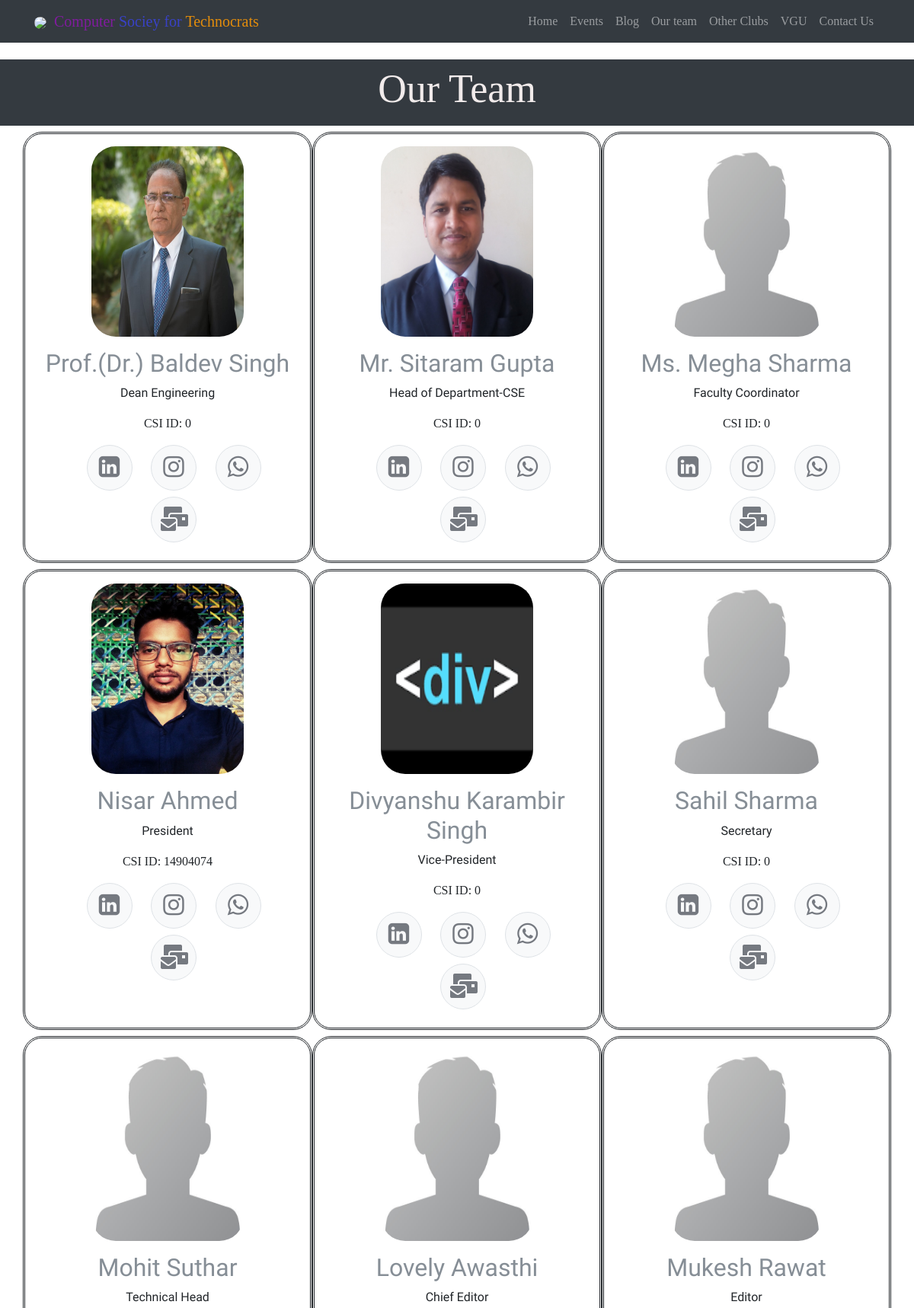
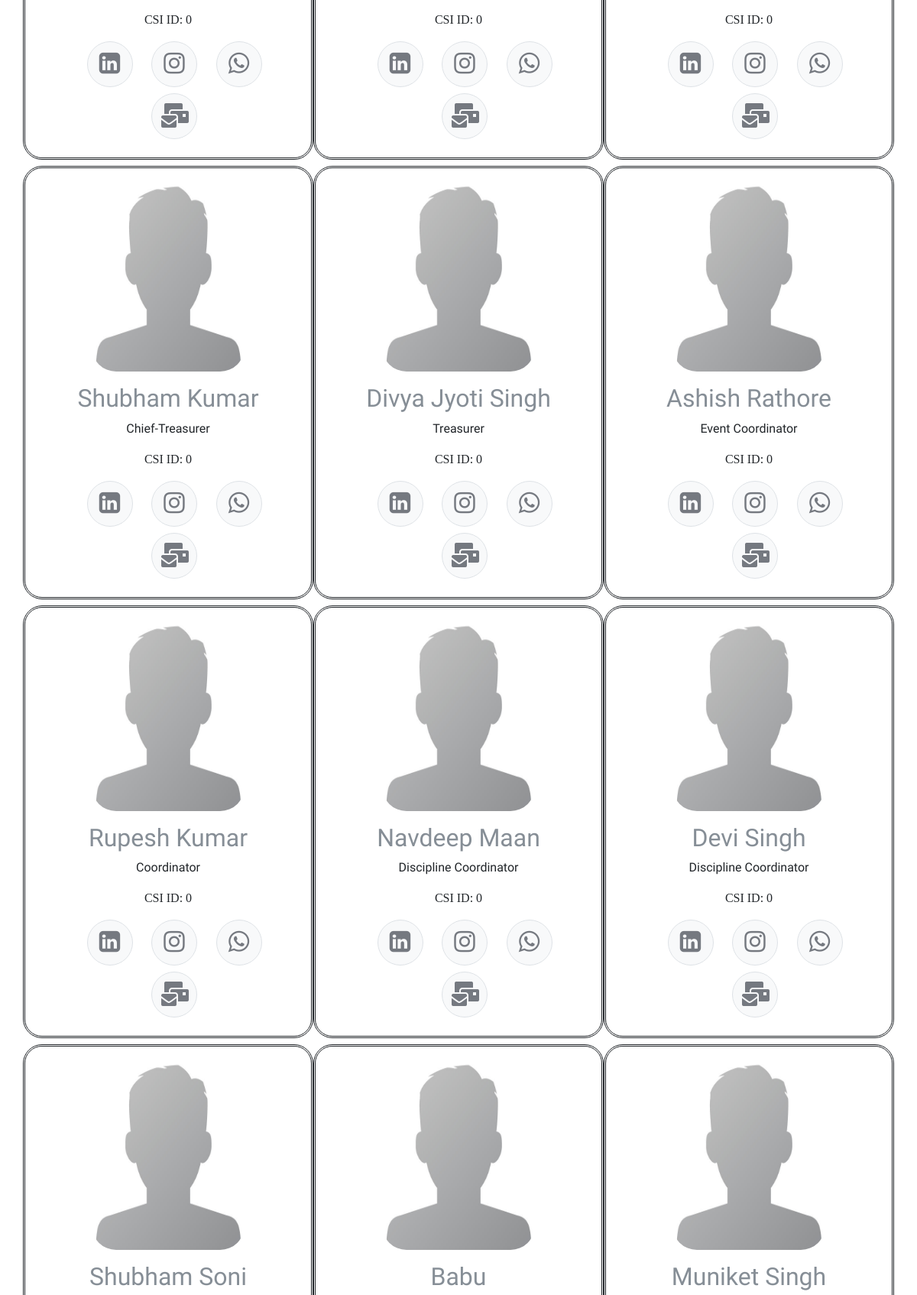
Page /team/ (upper part) on the committed database (2 pictures, top to bottom).
### csi/models.py (models this page shows, shortened)
class Team(models.Model):
    member_id = models.IntegerField(default=0)
    member_name = models.CharField(max_length=50)
    member_class = models.CharField(max_length=50, choices=CLASS_CHOICES)
    csi=models.IntegerField(blank=True, default=0)
    member_url = models.CharField(max_length=50,blank=True, default="#")
    ln = models.CharField(max_length=50, blank=True, default="")
    ins = models.CharField(max_length=50, blank=True, default="")
    mail = models.CharField(max_length=100, blank=True, default="")
    whatsapp = models.CharField(max_length=50, blank=True, default="")
    member_image = models.ImageField(upload_to='images/team', default="")

### csi/views.py (the view)
# urls.py: path("team/", views.team, name="team"),
def team(request):
    myteam = Team.objects.order_by('member_id')
    return render(request, 'team.html',
                  {'myteam': myteam})

### templates/team.html (shortened to what this page needs)
{% extends 'basic.html' %}
{% block body %}
{% load static%}
<div class="block-heading pt-2  bg-dark pb-2"  style="margin-top: 4.9rem; font-family: 'PT Serif Caption', serif; background-color:rgb(92, 88, 88);">
        <h2 class=" rubberBand animated"style=" font-size: 52px; color:rgb(241, 235, 235); text-align: center;">Our Team</h2>
    </div>
              <div class="container">
<div class="       row my-2  ">
    {% for item in myteam %}
  <div class="      col-lg-4 " style="border: double; border-radius: 25px;">
    <img class="my-3 " style="display: block; margin-left: auto; margin-right: auto; border-radius:2em" src="/media/{{item.member_image}}" style="vertical-align: middle;" width="200" height="250" >
    <a href="{{item.member_url}}"><h2 style="text-align: center; color: rgb(134,142,150);font-family: 'Lobster', cursive;">{{item.member_name}}</h2></a>
    <p style="text-align: center; font-family: 'Saira Stencil One', cursive;">{{item.member_class}}</p>
    <p style="text-align: center; font-family: 'Libre Baskerville', serif;">CSI ID: {{item.csi}}</p>
        <div class=" col-lg-12 text-center mt-2 my-1 mx-2 mb-3">
            <a class="btn btn-light border rounded-circle mb-2 mb-2" role="button" data-bs-hover-animate="pulse" style="width: 60px;height: 60px;margin: 0px 10px;" href="https://www.linkedin.com/in/{{item.ln}}" target="_blank"><i class="fa fa-linkedin-square" style="font-size: 32px;color: rgb(117,121,128);margin-top: 6px;"></i></a>
            <a class="btn btn-light border rounded-circle mb-2" role="button" data-bs-hover-animate="pulse" style="width: 60px;height: 60px;margin: 0px 10px;" href="https://www.instagram.com/{{item.ins}}" target="_blank"><i class="fa fa-instagram" style="font-size: 32px;color: rgb(117,121,128);margin-top: 6px;"></i></a>
            <a class="btn btn-light border rounded-circle mb-2" role="button" data-bs-hover-animate="pulse" style="width: 60px;height: 60px;margin: 0px 10px;" href="https://api.whatsapp.com/send?phone={{item.whatsapp}}&text=Hi!%20{{item.member_name}}" target="_blank"><i class="fa fa-whatsapp" style="font-size: 32px;color: rgb(117,121,128);margin-top: 6px;"></i></a>
            <a class="btn btn-light border rounded-circle mb-2" role="button" data-bs-hover-animate="pulse" style="width: 60px;height: 60px;margin: 0px 10px;" href="mailto:{{item.mail}}" target="_blank"><i class="fas fa-mail-bulk" style="font-size: 32px;color: rgb(117,121,128);margin-top: 6px;"></i></a></div>
            </div>
      {% if forloop.counter|divisibleby:3 %}
    </div><div class="        row my-2">
    {% endif %}
    {% endfor %}
</div>
</div>
</body>
</html>
{% endblock %}

### csi/static/assets/css/jamja_get_code_introduction.css (style rules this page uses)
*, *:before, *:after { -webkit-box-sizing: border-box; -moz-box-sizing: border-box; box-sizing: border-box; }
.btn { border-radius: 0; }
.btn { font-family: 'Roboto'; font-weight: 400; }

### csi/static/assets/css/smoothproducts.css (style rules this page uses)
html, body { height: 100%; width: 100%; }

### rows in the picture
Team: member_image (picture), member_name "Prof.(Dr.) Baldev Singh", member_class "Dean Engineering", csi "0"
Team: member_image (picture), member_name "Mr. Sitaram Gupta", member_class "Head of Department-CSE", csi "0"
Team: member_image (picture), member_name "Ms. Megha Sharma", member_class "Faculty Coordinator", csi "0"
Team: member_image (picture), member_name "Nisar Ahmed", member_class "President", csi "14904074"
Team: member_image (picture), member_name "Divyanshu Karambir Singh", member_class "Vice-President", csi "0"
Team: member_image (picture), member_name "Sahil Sharma", member_class "Secretary", csi "0"
Team: member_image (picture), member_name "Mohit Suthar", member_class "Technical Head", csi "0"
Team: member_image (picture), member_name "Lovely Awasthi", member_class "Chief Editor", csi "0"
Team: member_image (picture), member_name "Mukesh Rawat", member_class "Editor", csi "0"
Team: member_image (picture), member_name "Shubham Kumar", member_class "Chief-Treasurer", csi "0"
Team: member_image (picture), member_name "Divya Jyoti Singh", member_class "Treasurer", csi "0"
Team: member_image (picture), member_name "Ashish Rathore", member_class "Event Coordinator", csi "0"
Team: member_image (picture), member_name "Rupesh Kumar", member_class "Coordinator", csi "0"
Team: member_image (picture), member_name "Navdeep Maan", member_class "Discipline Coordinator", csi "0"
Team: member_image (picture), member_name "Devi Singh", member_class "Discipline Coordinator", csi "0"
Team: member_image (picture), member_name "Shubham Soni"
Team: member_image (picture), member_name "Babu"
Team: member_image (picture), member_name "Muniket Singh"
